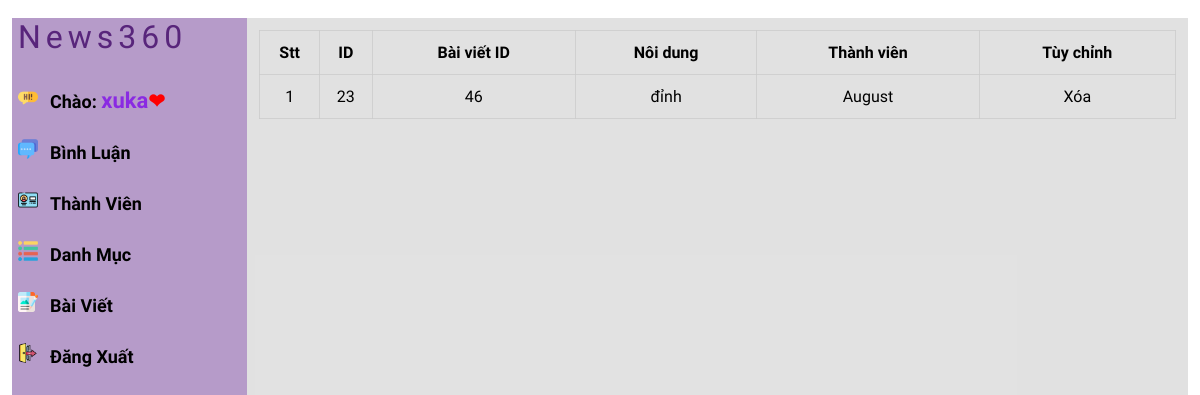
Page /new360/admin/commentlist.php (signed in) on the committed database.
### tables this page shows
CREATE TABLE `tbl_comment` (
  `comment_id` int(11) NOT NULL,
  `baiviet_id` int(11) NOT NULL,
  `comment_noidung` varchar(1000) NOT NULL,
  `comment_user` varchar(255) NOT NULL
);

### new360/lib/database.php (called while the page is built, shortened)
<?php
Class Database{
   public $host   = DB_HOST;
   public $user   = DB_USER;
   public $pass   = DB_PASS;
   public $dbname = DB_NAME;
   public $link;
private function connectDB(){
   $this->link = new mysqli($this->host, $this->user, $this->pass,
    $this->dbname);
 }
public function select($query){
  $result = $this->link->query($query) or
   die($this->link->error.__LINE__);
  if($result->num_rows > 0){
    return $result;
  } else {
    return false;
  }
 }
}

### new360/admin/class/comment_class.php (called while the page is built, shortened)
<?php
class comment
{
   private $db;
   public function __construct()
   {
       $this ->db = new Database();
   }
   public function show_comment(){
    $query = "SELECT * FROM tbl_comment ORDER BY comment_id DESC";
    $result = $this -> db ->select($query);
    return $result;
}
   }
?>

### new360/admin/commentlist.php (the view, shortened to what this page needs)
<?php
include "header.php";
include "leftside.php";
$comment = new comment;
$show_comment = $comment -> show_comment()
?>
       <div class="admin-content-right">
            <div class="table-content">
                <table>
                    <tr>
                        <th>Stt</th>
                        <th>ID</th>
                        <th>Bài viết ID</th>
                        <th>Nôi dung</th>
                        <th>Thành viên</th>
                        <th>Tùy chỉnh</th>
                    </tr>
                    <?php
                    if($show_comment){$i=0; while($result= $show_comment->fetch_assoc()){
                        $i++
                    ?>
                    <tr>
                        <td> <?php echo $i ?></td>
                        <td> <?php echo $result['comment_id'] ?></td>
                        <td> <?php echo $result['baiviet_id']  ?></td>
                        <td> <?php echo $result['comment_noidung']  ?></td>
                        <td> <?php echo $result['comment_user']  ?></td>
                        <td><a href="commentdelete.php?comment_id=<?php echo $result['comment_id'] ?>">Xóa</a></td>
                    </tr>
                    <?php
                     }}
                    ?>
                </table>
               </div>
        </div>
    </section>
</body>
</html>

### new360/admin/css/style.css (style rules this page uses)
:root { --maincolor: #58257B; --subcolor: #A083B4; }
* { padding: 0; margin: 0; box-sizing: border-box; }
a { text-decoration: none; color: black; }
.admin-content-right { width: 80%; background-color: #dddd; padding: 12px 12px; height: 100vh; overflow-y: scroll; }
.table-content table { width: 100%; }
.table-content table,th,td { text-align: center; border: 1px solid #cccc; border-collapse: collapse; padding: 12px 0; font-family: 'Bona Nova', serif; }

### rows in the picture
tbl_comment: comment_id "23", baiviet "46", comment_noidung "đỉnh", comment_user "August"

### other values in the picture
Session::get('admin_name') "xuka"
